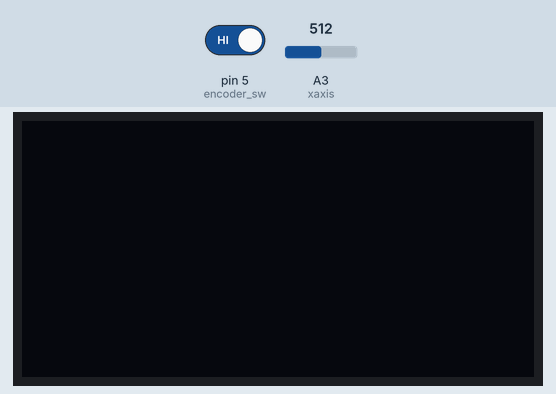
A sketch run on a simulated Arduino Uno, built with avr-gcc and run on an emulated ATmega328P. Shown: 128×64 one-colour display. The test bench sets the inputs (shaded band); at power-on: pin 5 (encoder_sw) HIGH, A3 (xaxis) = 512.

Above: at 1.2 s.
1.3 s: pin 5 (encoder_sw) driven LOW
At 1.43 s:
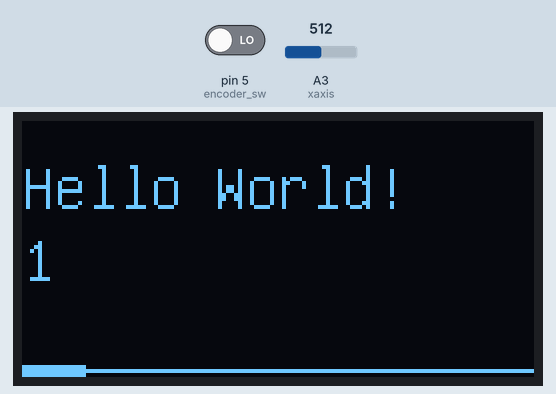
3.8 s: A3 (xaxis) set to 622
At 4.12 s:
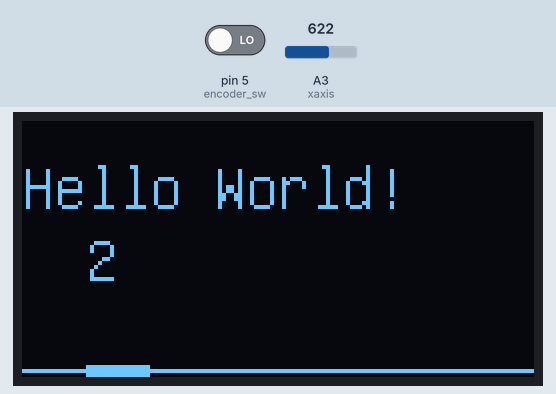
5.5 s: A3 (xaxis) set to 602
At 5.81 s:
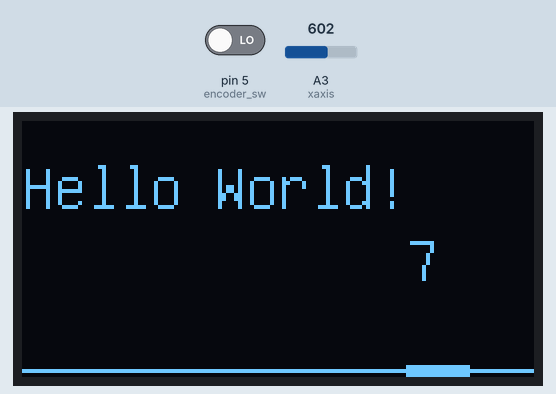
7.2 s: A3 (xaxis) set to 716
At 7.83 s:
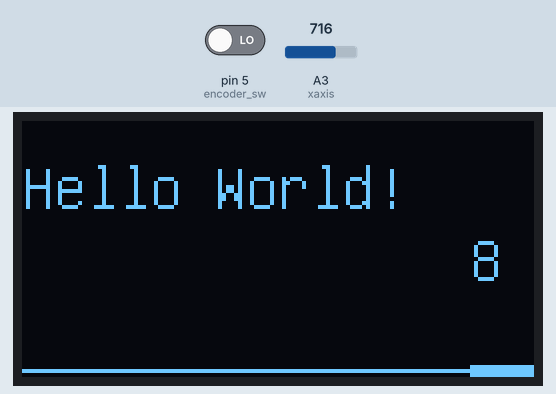
9.2 s: pin 5 (encoder_sw) driven HIGH
Timing chart, 0 to 11.7 s (numbered marks = the images above; inputs shaded):
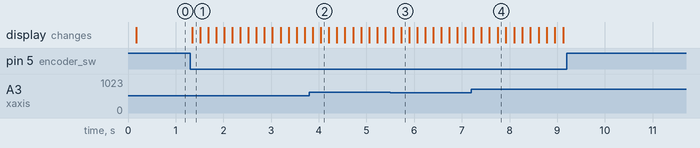

The sketch:

oled_joystick_menu_v1.ino
```cpp
 #include <Wire.h>
#include "U8glib.h"

 #define yaxis A2
 #define xaxis A3

byte joystick_vcc=8;//vcc from joystick
byte oled_state=0;//oled state when 0 oled should be off
uint16_t box_x_pos=0;//zmienne do punktu rysownaia wskaznika polozenia
uint16_t box_y_pos=61;//it can actually be a const couse it doesnt change it is 1 pizel lower than the line y
uint16_t menu_option=0;//variable to show particular screens
unsigned int x_pos_prev=0;//to compare previous x position trully not needed any more after adding time delay
unsigned int t_prev=0;//for time delay for joystick to slow it down a little bit
const int encoder_sw=5;//encoder digital switch used to turn oled on and off


void encoder_push();//checks wheather to on or off the oled screen
void draw(void);//draw function mandatory for u8glib
byte position_check();//checks wheather the joystick is tilted or not
byte screen_option();//to determine what picture to display

U8GLIB_SSD1306_128X64 u8g(U8G_I2C_OPT_NONE|U8G_I2C_OPT_DEV_0); // I2C / TWI wyswietlacz oled i2c

 void setup() {

   pinMode(joystick_vcc,OUTPUT);
   digitalWrite(joystick_vcc,LOW);
   pinMode(encoder_sw,INPUT_PULLUP);
  u8g.sleepOn();//oled sleep at he power on

   //Serial.begin (115200);
 }

 void loop() {
    encoder_push();
  if(oled_state==1) {digitalWrite(joystick_vcc,HIGH);}else {digitalWrite(joystick_vcc,LOW);}
  position_check();

 u8g.firstPage();
  do {
    draw(position_check());
  } while( u8g.nextPage() );
 }


 void encoder_push()
{
  digitalWrite(joystick_vcc,HIGH);
  if(digitalRead(encoder_sw)==LOW)
  {
    //Serial.println("funkcja");
  oled_state=!oled_state;
        }
  if(oled_state==1) {u8g.sleepOff();}else
  { u8g.sleepOn();}
  digitalWrite(joystick_vcc,LOW);
}

byte position_check()
{
            unsigned int t_now=millis();
  if((t_now-t_prev)>200) {//200 miliseconds

             unsigned int reading_posx= analogRead(xaxis);

  if(reading_posx<412)//&&(reading_posx!=x_pos_prev))
    {
      x_pos_prev=reading_posx;//zapamietuje poprzednia pozycje jesli sie roznia to zrobi krok
      t_prev=millis();
      return 2;//left
  }
  if(reading_posx>612)//&&(reading_posx!=x_pos_prev))
  {
    x_pos_prev=reading_posx;//zapamietuje poprzednia pozycje jesli sie roznia to zrobi krok
    t_prev=millis();
    return 1;//right
  }
                        }
  return 0;
}

void draw(byte box_mov_dir) {
  byte box_length=16;//pixels
  byte box_width=3;//pixels
  // graphic commands to redraw the complete screen should be placed here
  u8g.setFont(u8g_font_unifont);
  //u8g.setFont(u8g_font_osb21);
  u8g.drawStr( 0, 22, "Hello World!");
  u8g.drawLine(0,62,128,62);

  if(box_mov_dir==0)
  {
    u8g.drawBox(box_x_pos,box_y_pos,box_length,box_width);
  }
  else if((box_mov_dir==1)&&(box_x_pos<=111))
  {
    //to right
    box_x_pos+=16;
   u8g.drawBox(box_x_pos,box_y_pos,box_length,box_width);

  }
  else if((box_mov_dir==2)&&(box_x_pos>=16))
  {
    box_x_pos-=16;
    u8g.drawBox(box_x_pos,box_y_pos,box_length,box_width);
    //to left
  }
  switch(screen_option()){
    case 1:
    u8g.drawStr(box_x_pos,40,"1");
    break;

    case 2:
    u8g.drawStr(box_x_pos,40,"2");
    break;

    case 3:
    u8g.drawStr(box_x_pos,40,"3");
    break;

    case 4:
    u8g.drawStr(box_x_pos,40,"4");
    break;

    case 5:
    u8g.drawStr(box_x_pos,40,"5");
    break;

    case 6:
    u8g.drawStr(box_x_pos,40,"6");
    break;

    case 7:
    u8g.drawStr(box_x_pos,40,"7");
    break;

    case 8:
    u8g.drawStr(box_x_pos,40,"8");
    break;

  }

}

byte screen_option()
{
  const uint16_t segment_leng=16;
  uint16_t help_var=15;//jak na 8 segnentow jest podzielone to segment ma 16 pikseli
  //wiec paczetek 2giego segmentu to 15 piksel i potem dodajemy 16 po kolejnym sprawdzeniu
  //jak sprawdzamy od najmiejszego to nie trzeba jakisc przedzialow
  if(box_x_pos<help_var) return 1;
  help_var+=segment_leng;
  if(box_x_pos<help_var) return 2;
  help_var+=segment_leng;
  if(box_x_pos<help_var) return 3;
  help_var+=segment_leng;
  if(box_x_pos<help_var) return 4;
  help_var+=segment_leng;
  if(box_x_pos<help_var) return 5;
  help_var+=segment_leng;
  if(box_x_pos<help_var) return 6;
  help_var+=segment_leng;
  if(box_x_pos<help_var) return 7;
  help_var+=segment_leng;
  if(box_x_pos<help_var) return 8;//menu screen no 8


}
```

Measured:
- after the input at 1.3 s, the display: changes after 0.05 s (image 1)
- after the input at 3.8 s, the display: first differs from a run without the input after 0.24 s (image 2)
- after the input at 7.2 s, the display: first differs from a run without the input after 0.55 s (image 4)
- after the input at 9.2 s, every drawn part: stays the same
